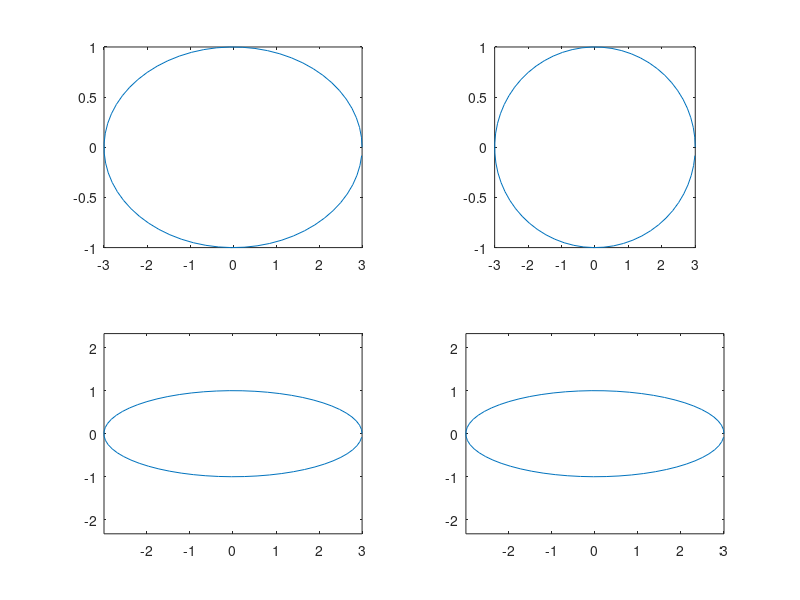

This chart was generated by the following MATLAB code:
t = 0:0.1:2*pi;
x = 3*cos(t);
y = sin(t);
subplot(2,2,1);plot(x,y); axis normal
subplot(2,2,2);plot(x,y); axis square
subplot(2,2,3);plot(x,y); axis equal  % 正常图，x和y的刻度一样
subplot(2,2,4);plot(x,y); axis equal tight